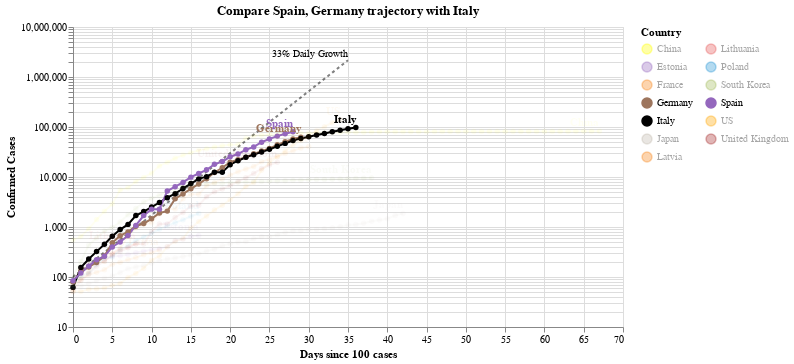

Source (notebook cell):
### Code cell
#hide_input
chart2 = make_since_chart(['Spain', 'Germany'])
chart2

### Figure 1 — Vega-Lite specification as saved in the notebook (floating-point values rounded to 4 significant figures; data arrays with more than 128 entries replaced by an {"elided": "..."} marker saying what was removed)
{"config": {"view": {"continuousWidth": 400, "continuousHeight": 300}}, "layer": [{"mark": {"type": "line", "color": "black", "opacity": 0.5, "strokeDash": [3, 3]}, "encoding": {"x": {"type": "quantitative", "field": "Days since 100 cases"}, "y": {"type": "quantitative", "field": "Confirmed Cases"}}}, {"mark": {"type": "text", "align": "right", "dy": -6, "fontSize": 10, "text": "33% Daily Growth"}, "encoding": {"x": {"type": "quantitative", "field": "Days since 100 cases"}, "y": {"type": "quantitative", "field": "Confirmed Cases"}}, "transform": [{"filter": "(datum['Days since 100 cases'] >= 35)"}]}, {"data": {"name": "data-87d64d4e28b0cc935621af408eb44e4b"}, "mark": {"type": "line", "point": true}, "encoding": {"color": {"type": "nominal", "field": "Country", "legend": {"columns": 2}, "scale": {"domain": ["China", "Estonia", "France", "Germany", "Italy", "Japan", "Latvia", "Lithuania", "Poland", "South Korea", "Spain", "US", "United Kingdom"], "range": ["yellow", "#9467bd", "#F58518", "#9D755D", "black", "#C1B7AD", "#F58518", "#E45756", "#2495D3", "#A1BA59", "#9467bd", "orange", "brown"]}}, "opacity": {"condition": {"value": 1, "selection": "selector003"}, "value": 0.05}, "tooltip": [{"type": "nominal", "field": "Country"}, {"type": "temporal", "field": "Date"}, {"type": "quantitative", "field": "Confirmed Cases"}, {"type": "quantitative", "field": "Days since 100 cases"}], "x": {"type": "quantitative", "field": "Days since 100 cases"}, "y": {"type": "quantitative", "field": "Confirmed Cases", "scale": {"type": "log"}}}, "selection": {"selector003": {"type": "multi", "fields": ["Country"], "bind": "legend", "init": [{"Country": "Spain"}, {"Country": "Germany"}, {"Country": "Italy"}]}}, "width": 550}, {"data": {"name": "data-87d64d4e28b0cc935621af408eb44e4b"}, "mark": {"type": "text", "align": "right", "dy": -8, "fontWeight": "bold"}, "encoding": {"color": {"type": "nominal", "field": "Country", "legend": {"columns": 2}, "scale": {"domain": ["China", "Estonia", "France", "Germany", "Italy", "Japan", "Latvia", "Lithuania", "Poland", "South Korea", "Spain", "US", "United Kingdom"], "range": ["yellow", "#9467bd", "#F58518", "#9D755D", "black", "#C1B7AD", "#F58518", "#E45756", "#2495D3", "#A1BA59", "#9467bd", "orange", "brown"]}}, "opacity": {"condition": {"value": 1, "selection": "selector003"}, "value": 0.05}, "text": {"type": "nominal", "field": "Country"}, "tooltip": [{"type": "nominal", "field": "Country"}, {"type": "temporal", "field": "Date"}, {"type": "quantitative", "field": "Confirmed Cases"}, {"type": "quantitative", "field": "Days since 100 cases"}], "x": {"type": "quantitative", "field": "Days since 100 cases"}, "y": {"type": "quantitative", "field": "Confirmed Cases", "scale": {"type": "log"}}}, "transform": [{"filter": "(datum['Date'] >= 1585440000000)"}], "width": 550}], "data": {"name": "data-c1a3bbf4dd040f2e7e8e7a69520e3c2a"}, "title": "Compare Spain, Germany trajectory with Italy", "$schema": "https://vega.github.io/schema/vega-lite/v4.0.2.json", "datasets": {"data-c1a3bbf4dd040f2e7e8e7a69520e3c2a": [{"Days since 100 cases": 0, "Confirmed Cases": 100.0}, {"Days since 100 cases": 1, "Confirmed Cases": 133.0}, {"Days since 100 cases": 2, "Confirmed Cases": 176.9}, {"Days since 100 cases": 3, "Confirmed Cases": 235.3}, {"Days since 100 cases": 4, "Confirmed Cases": 312.9}, {"Days since 100 cases": 5, "Confirmed Cases": 416.2}, {"Days since 100 cases": 6, "Confirmed Cases": 553.5}, {"Days since 100 cases": 7, "Confirmed Cases": 736.1}, {"Days since 100 cases": 8, "Confirmed Cases": 979.1}, {"Days since 100 cases": 9, "Confirmed Cases": 1302.0}, {"Days since 100 cases": 10, "Confirmed Cases": 1732.0}, {"Days since 100 cases": 11, "Confirmed Cases": 2303.0}, {"Days since 100 cases": 12, "Confirmed Cases": 3064.0}, {"Days since 100 cases": 13, "Confirmed Cases": 4074.0}, {"Days since 100 cases": 14, "Confirmed Cases": 5419.0}, {"Days since 100 cases": 15, "Confirmed Cases": 7207.0}, {"Days since 100 cases": 16, "Confirmed Cases": 9586.0}, {"Days since 100 cases": 17, "Confirmed Cases": 12750.0}, {"Days since 100 cases": 18, "Confirmed Cases": 16960.0}, {"Days since 100 cases": 19, "Confirmed Cases": 22550.0}, {"Days since 100 cases": 20, "Confirmed Cases": 29990.0}, {"Days since 100 cases": 21, "Confirmed Cases": 39890.0}, {"Days since 100 cases": 22, "Confirmed Cases": 53060.0}, {"Days since 100 cases": 23, "Confirmed Cases": 70560.0}, {"Days since 100 cases": 24, "Confirmed Cases": 93850.0}, {"Days since 100 cases": 25, "Confirmed Cases": 124800.0}, {"Days since 100 cases": 26, "Confirmed Cases": 166000.0}, {"Days since 100 cases": 27, "Confirmed Cases": 220800.0}, {"Days since 100 cases": 28, "Confirmed Cases": 293700.0}, {"Days since 100 cases": 29, "Confirmed Cases": 390600.0}, {"Days since 100 cases": 30, "Confirmed Cases": 519500.0}, {"Days since 100 cases": 31, "Confirmed Cases": 690900.0}, {"Days since 100 cases": 32, "Confirmed Cases": 918900.0}, {"Days since 100 cases": 33, "Confirmed Cases": 1222000.0}, {"Days since 100 cases": 34, "Confirmed Cases": 1625000.0}, {"Days since 100 cases": 35, "Confirmed Cases": 2162000.0}], "data-87d64d4e28b0cc935621af408eb44e4b": {"elided": "394 records"}}}
